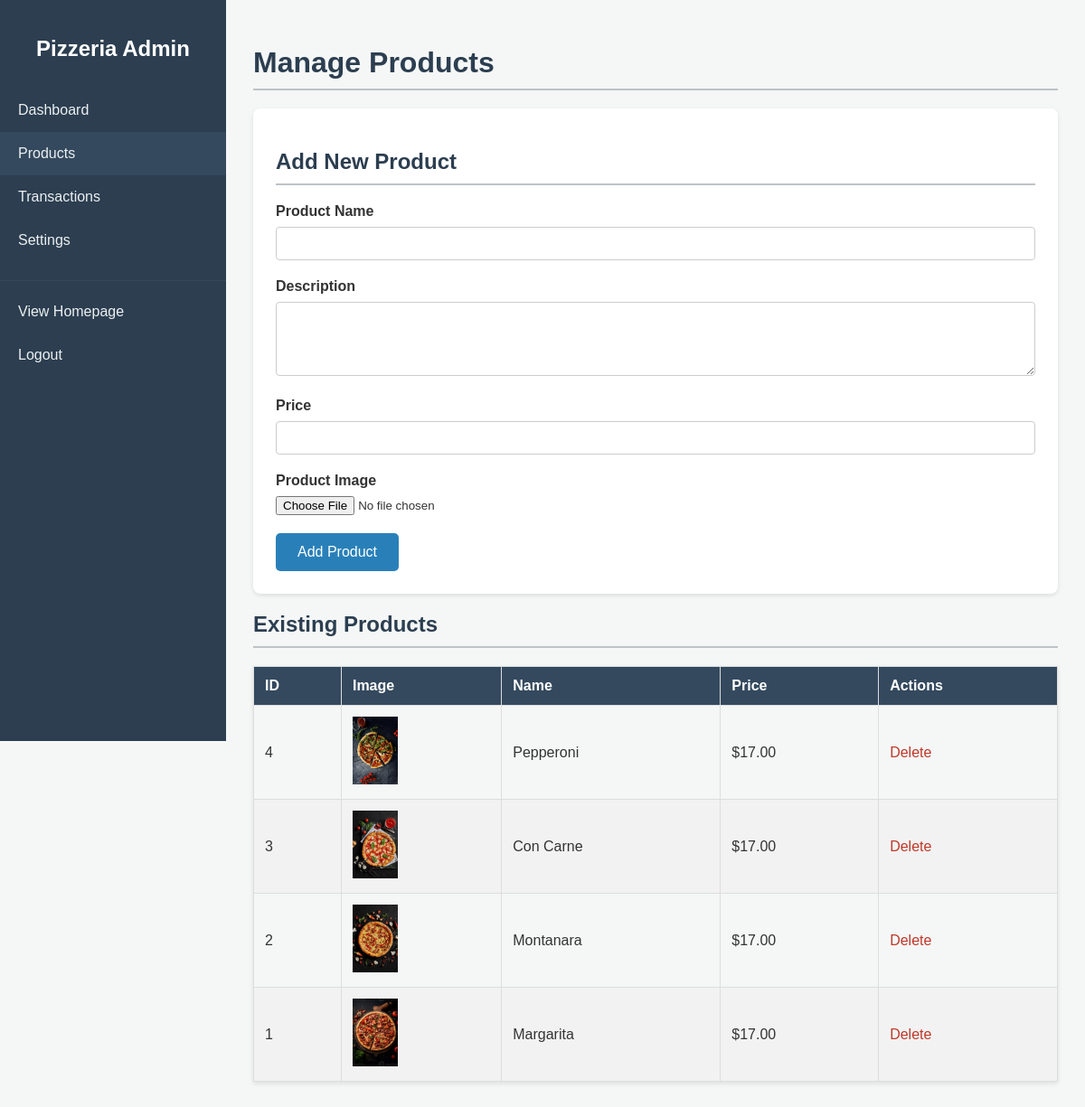
Screenshot of /admin/products.php (signed in) with the database file from the repository.
### tables this page shows
CREATE TABLE `products` (
  `id` int(11) NOT NULL,
  `name` varchar(255) NOT NULL,
  `price` decimal(10,2) NOT NULL,
  `img` varchar(255) NOT NULL,
  `desc` text DEFAULT NULL
);

### admin/products.php (the view, shortened to what this page needs)
<?php
require '../config/database.php';
include 'templates/header.php';
$products = $conn->query("SELECT * FROM products ORDER BY id DESC");
?>
<h1>Manage Products</h1>
<div class="form-container">
    <h2>Add New Product</h2>
    <form action="actions/product_actions.php" method="POST" enctype="multipart/form-data">
        <div class="form-group">
            <label for="name">Product Name</label>
            <input type="text" id="name" name="name" required>
        </div>
        <div class="form-group">
            <label for="desc">Description</label>
            <textarea id="desc" name="desc" rows="4" required></textarea>
        </div>
        <div class="form-group">
            <label for="price">Price</label>
            <input type="number" id="price" name="price" step="0.01" required>
        </div>
        <div class="form-group">
            <label for="img">Product Image</label>
            <input type="file" id="img" name="img" accept="image/*" required>
        </div>
        <button type="submit" class="btn">Add Product</button>
    </form>
</div>
<h2>Existing Products</h2>
<table>
    <thead>
        <tr>
            <th>ID</th>
            <th>Image</th>
            <th>Name</th>
            <th>Price</th>
            <th>Actions</th>
        </tr>
    </thead>
    <tbody>
        <?php while($product = $products->fetch_assoc()): ?>
        <tr>
            <td><?php echo $product['id']; ?></td>
            <td><img src="../<?php echo $product['img']; ?>" alt="<?php echo $product['name']; ?>" width="50"></td>
            <td><?php echo htmlspecialchars($product['name']); ?></td>
            <td>$<?php echo number_format($product['price'], 2); ?></td>
            <td class="action-links">
                <a href="actions/product_actions.php?action=delete&id=<?php echo $product['id']; ?>" class="delete" onclick="return confirm('Are you sure you want to delete this product?');">Delete</a>
            </td>
        </tr>
        <?php endwhile; ?>
    </tbody>
</table>

### admin/templates/header.php (shortened to what this page needs)
<?php
$current_page = basename($_SERVER['PHP_SELF']);
?>
<!DOCTYPE html>
<html lang="en">
<head>
    <link rel="stylesheet" href="../public/css_admin/admin.css">
</head>
<body>
    <div class="sidebar">
        <h2>Pizzeria Admin</h2>
        <ul>
            <li><a href="index.php" class="<?php echo ($current_page == 'index.php') ? 'active' : ''; ?>">Dashboard</a></li>
            <li><a href="products.php" class="<?php echo ($current_page == 'products.php') ? 'active' : ''; ?>">Products</a></li>
        <li><a href="transactions.php" class="<?php echo ($current_page == 'transactions.php') ? 'active' : ''; ?>">Transactions</a></li>
            <li><a href="settings.php" class="<?php echo ($current_page == 'settings.php') ? 'active' : ''; ?>">Settings</a></li>
            <li style="margin-top: 20px; border-top: 1px solid #34495e; padding-top: 10px;">
                <a href="../index.php" target="_blank">View Homepage</a>
            </li>
            <li><a href="logout.php">Logout</a></li>
        </ul>
    </div>
    <div class="main-content">

### public/css_admin/admin.css (style rules this page uses)
body { font-family: "Raleway", sans-serif; background-color: #f4f7f6; color: #333; margin: 0; padding: 0; display: flex; }
.sidebar { width: 250px; background-color: #2c3e50; color: #ecf0f1; height: 100vh; position: fixed; padding-top: 20px; }
.sidebar h2 { text-align: center; color: #ffffff; margin-bottom: 30px; }
.sidebar ul { list-style: none; padding: 0; }
.sidebar ul li a { display: block; padding: 15px 20px; color: #ecf0f1; text-decoration: none; transition: background-color 0.3s; }
.sidebar ul li a:hover, .sidebar ul li a.active { background-color: #34495e; }
.main-content { margin-left: 250px; padding: 30px; width: calc(100% - 250px); }
.main-content h1, .main-content h2 { color: #2c3e50; border-bottom: 2px solid #bdc3c7; padding-bottom: 10px; margin-bottom: 20px; }
table { width: 100%; border-collapse: collapse; margin-top: 20px; box-shadow: 0 2px 5px rgba(0,0,0,0.1); }
table, th, td { border: 1px solid #ddd; }
th, td { padding: 12px; text-align: left; }
th { background-color: #34495e; color: white; }
tr:nth-child(even) { background-color: #f2f2f2; }
.action-links a { color: #2980b9; text-decoration: none; margin-right: 10px; }
.action-links a.delete { color: #c0392b; }
.form-container { background-color: #ffffff; padding: 25px; border-radius: 8px; box-shadow: 0 2px 5px rgba(0,0,0,0.1); }
.form-group { margin-bottom: 20px; }
.form-group label { display: block; margin-bottom: 8px; font-weight: 600; }
.form-group input[type="text"], .form-group input[type="number"], .form-group input[type="password"], .form-group textarea, .form-group select { width: 100%; padding: 10px; border: 1px solid #ccc; border-radius: 4px; box-sizing: border-box; }
.btn { display: inline-block; padding: 12px 24px; background-color: #2980b9; color: white; border: none; border-radius: 5px; cursor: pointer; font-size: 16px; text-decoration: none; text-align: center; }

### rows the page displays
products: id "4", img (picture), name "Pepperoni", price "17.00"
products: id "3", img (picture), name "Con Carne", price "17.00"
products: id "2", img (picture), name "Montanara", price "17.00"
products: id "1", img (picture), name "Margarita", price "17.00"
